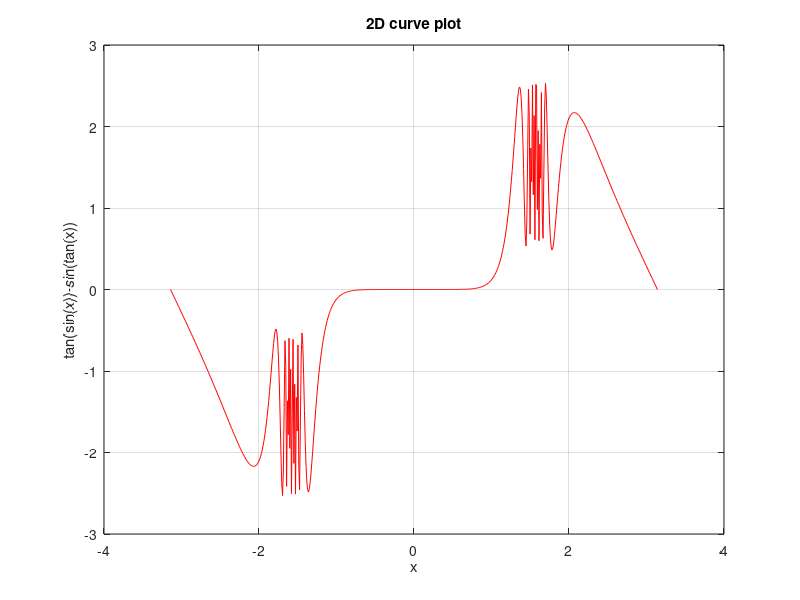

Here is the MATLAB script that generated this plot:
x=[-pi:pi/300:pi];
y= tan(sin(x))-sin(tan(x));
plot(x,y,'r')
xlabel("x")
ylabel("tan(sin(x))-sin(tan(x))")
title("2D curve plot")
grid on
